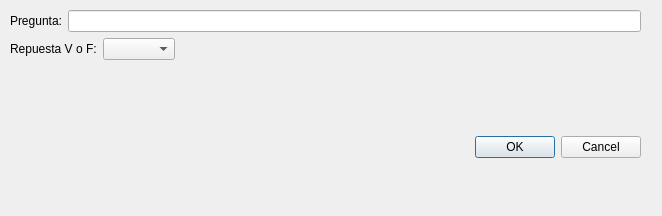
<?xml version="1.0" encoding="UTF-8"?>
<ui version="4.0">
 <class>Agregar</class>
 <widget class="QDialog" name="Agregar">
  <property name="geometry">
   <rect>
    <x>0</x>
    <y>0</y>
    <width>662</width>
    <height>216</height>
   </rect>
  </property>
  <property name="windowTitle">
   <string>Dialog</string>
  </property>
  <widget class="QWidget" name="layoutWidget">
   <property name="geometry">
    <rect>
     <x>10</x>
     <y>10</y>
     <width>631</width>
     <height>201</height>
    </rect>
   </property>
   <layout class="QGridLayout" name="gridLayout_4">
    <item row="0" column="0">
     <layout class="QGridLayout" name="gridLayout_3">
      <item row="0" column="0">
       <layout class="QGridLayout" name="gridLayout_2">
        <item row="0" column="0">
         <widget class="QLabel" name="label_2">
          <property name="text">
           <string>Pregunta:</string>
          </property>
         </widget>
        </item>
        <item row="0" column="1">
         <widget class="QLineEdit" name="inPregunta"/>
        </item>
       </layout>
      </item>
      <item row="1" column="0">
       <layout class="QGridLayout" name="gridLayout">
        <item row="0" column="0">
         <widget class="QLabel" name="label_3">
          <property name="text">
           <string>Repuesta V o F:</string>
          </property>
         </widget>
        </item>
        <item row="0" column="1">
         <widget class="QComboBox" name="comboBoxRespuesta"/>
        </item>
        <item row="0" column="2">
         <spacer name="horizontalSpacer">
          <property name="orientation">
           <enum>Qt::Horizontal</enum>
          </property>
          <property name="sizeHint" stdset="0">
           <size>
            <width>40</width>
            <height>20</height>
           </size>
          </property>
         </spacer>
        </item>
       </layout>
      </item>
     </layout>
    </item>
    <item row="1" column="0">
     <layout class="QGridLayout" name="gridLayout_6">
      <item row="1" column="0">
       <spacer name="horizontalSpacer_3">
        <property name="orientation">
         <enum>Qt::Horizontal</enum>
        </property>
        <property name="sizeHint" stdset="0">
         <size>
          <width>238</width>
          <height>17</height>
         </size>
        </property>
       </spacer>
      </item>
      <item row="0" column="0">
       <spacer name="horizontalSpacer_2">
        <property name="orientation">
         <enum>Qt::Horizontal</enum>
        </property>
        <property name="sizeHint" stdset="0">
         <size>
          <width>178</width>
          <height>17</height>
         </size>
        </property>
       </spacer>
      </item>
      <item row="1" column="1">
       <widget class="QDialogButtonBox" name="buttonBox_2">
        <property name="standardButtons">
         <set>QDialogButtonBox::Cancel|QDialogButtonBox::Ok</set>
        </property>
       </widget>
      </item>
     </layout>
    </item>
   </layout>
  </widget>
 </widget>
 <resources/>
 <connections/>
</ui>
